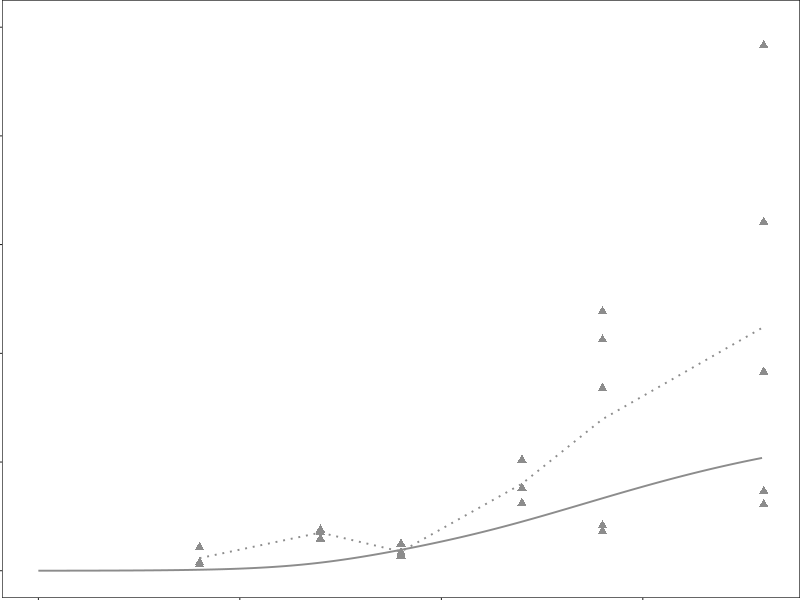
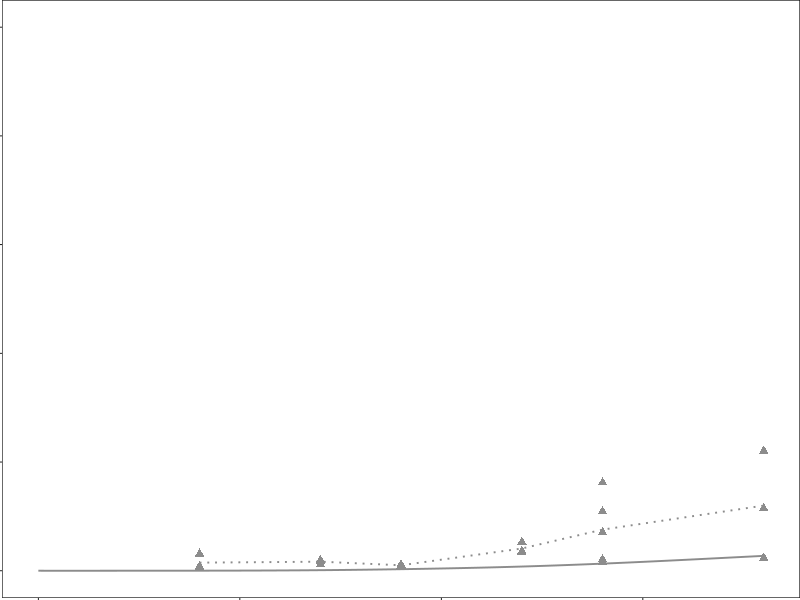
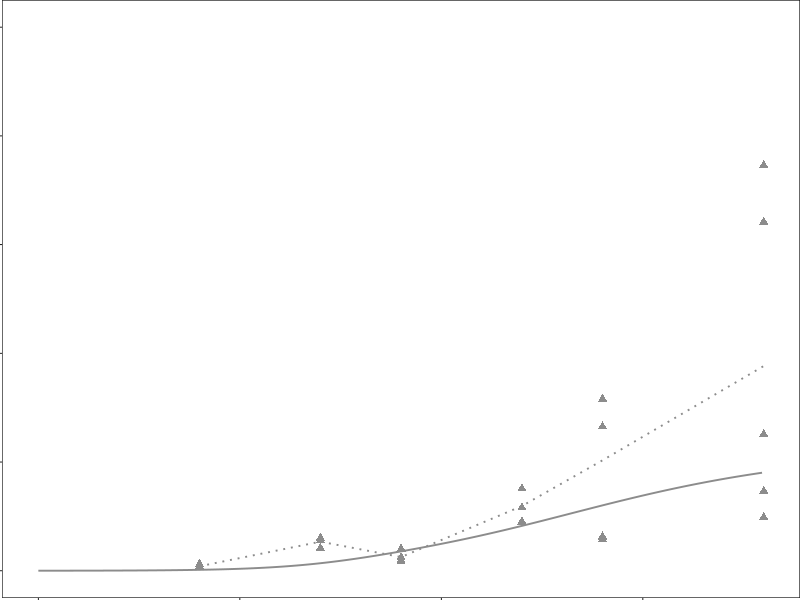
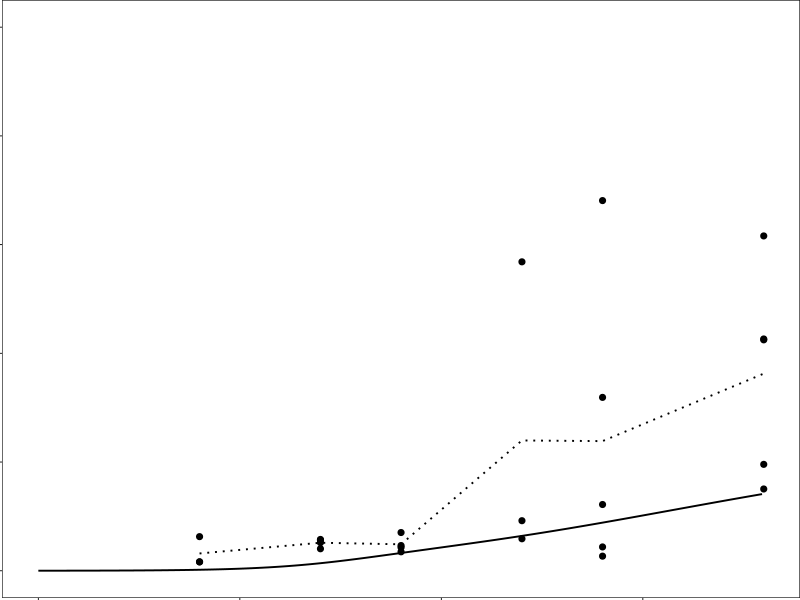
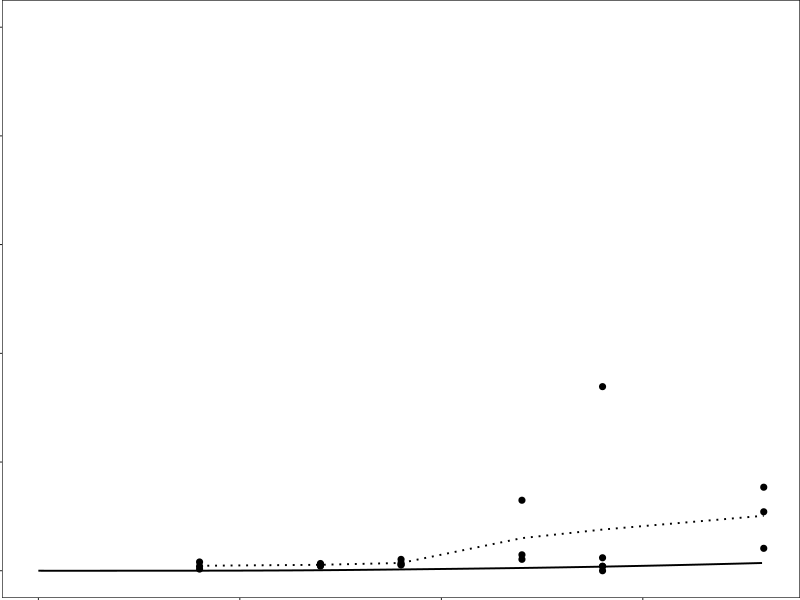
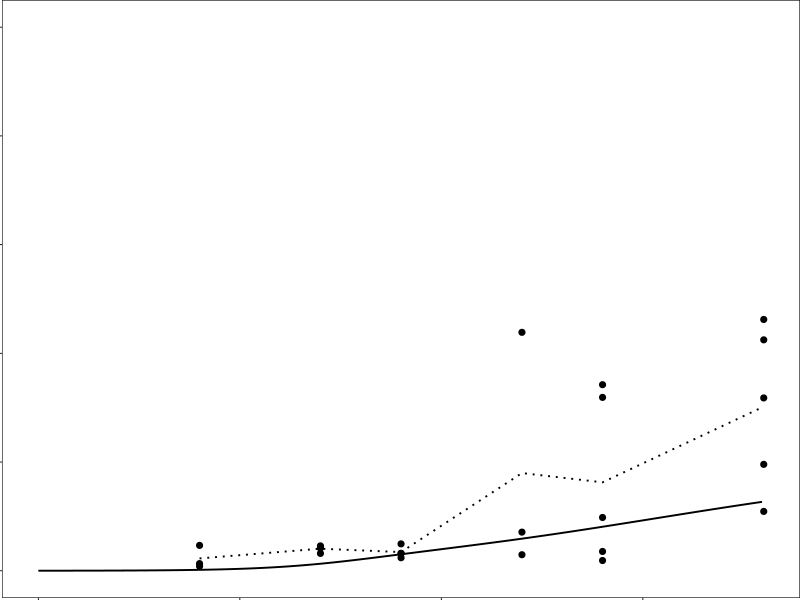
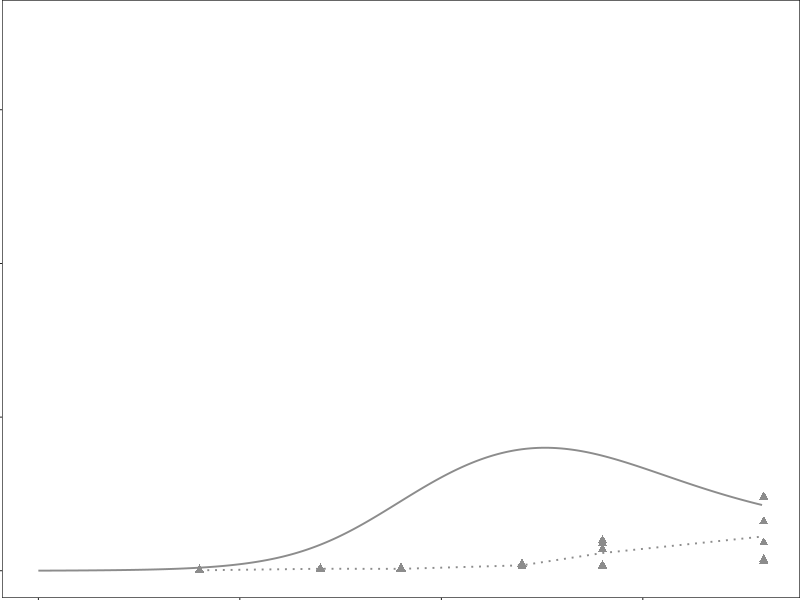
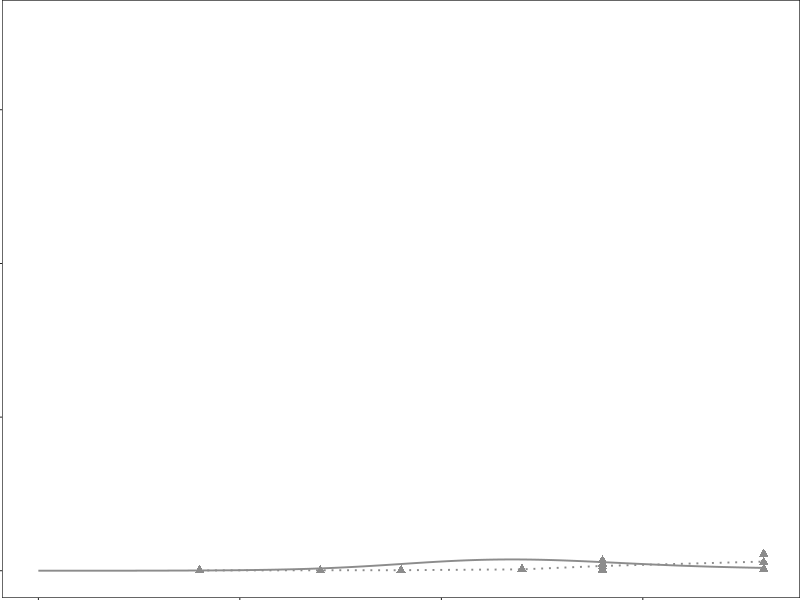

These charts were generated, in order, by the following R code:
#====================================================================
# LIBRARIES + DATA
#====================================================================
library(ggplot2)

ModeldataWT = read.csv("../../Data/ModelOutputWT_final.csv")
ModeldataKO = read.csv("../../Data/ModelOutputKO_final.csv")
WTData = read.csv("../../RawData/ActivatedWTSpleen.csv")
ProlWTData = read.csv("../../RawData/WTProl.csv")
KOData = read.csv("../../RawData/ActivatedKOSpleen.csv")
ProlKOData = read.csv("../../RawData/KOProl.csv")

max(KOData$ActivatedCD4CT)

WTData$hours = WTData$hours / 24
KOData$hours = KOData$hours / 24
ProlWTData$hours = ProlWTData$hours / 24
ProlKOData$hours = ProlKOData$hours / 24

colnames(ModeldataWT) = c("NaiveCT", "ActTCT", "TregCT", "ThyNaive", "ActTNaive", "ThyTregs",
                          "TregNaive", "ProlNaive", "ProlActT", "ProlTreg", "IL-2", "ThymWeigth")
colnames(ModeldataKO) = c("NaiveCT", "ActTCT", "TregCT", "ThyNaive", "ActTNaive", "ThyTregs",
                          "TregNaive", "ProlNaive", "ProlActT", "ProlTreg", "IL-2", "ThymWeigth")

ModeldataWT$time = 0:431
ModeldataKO$time = 0:431
ModeldataWT$time = ModeldataWT$time / 24
ModeldataKO$time = ModeldataKO$time / 24

#====================================================================
# COMMON PARAMETERS
#====================================================================
# Plot size (mm)
width_fig  <- 31.39
height_fig <- 25.29

# point & line sizes
dotsize_mm_WT <- 2.06    # WT symbol diameter (mm)
dotsize_mm_KO <- 1.75    # KO symbol diameter (mm)
linewidth_pt  <- 0.655   # line width in pt

# base theme: no labels, no grids, thin box border
small_theme_clean <- theme_minimal(base_size = 6) +
  theme(
    axis.title    = element_blank(),
    axis.text     = element_blank(),
    axis.ticks.x  = element_line(linewidth = 0.3),
    axis.ticks.y  = element_line(linewidth = 0.3),
    panel.grid    = element_blank(),
    panel.background = element_rect(fill="white", color="black", linewidth=0.4),
    plot.background  = element_blank(),
    plot.margin      = margin(0,0,0,0,"mm")
  )

# summary‐line shortcuts
stat_summary_WT <- stat_summary(
  fun       = mean,
  colour    = "#8c8c8cff",
  geom      = "line",
  linetype  = "dotted",
  size      = linewidth_pt
)
stat_summary_KO <- stat_summary(
  fun       = mean,
  colour    = "black",
  geom      = "line",
  linetype  = "dotted",
  size      = linewidth_pt
)

# point shortcuts
geom_point_WT <- geom_point(shape=17, size=dotsize_mm_WT, colour="#8c8c8cff")
geom_point_KO <- geom_point(size=dotsize_mm_KO, colour="black")

# y‐axis scales (per major population)
scale_y_Naive <- scale_y_continuous(
  limits = c(0,5e6),
  breaks = seq(0,5e6,1e6),
  labels = 0:5
)
scale_y_ActT  <- scale_y_continuous(limits = c(0,7075000))
scale_y_Treg  <- scale_y_continuous(
  limits = c(0,1.05e6),
  breaks = c(0,2e5,4e5,6e5,8e5,1e6),
  labels = c(0,2,5,6,8,10)
)

# base output folder
base_dir <- "../../Plots/Figure3/IndividualPlots"

#====================================================================
# NAIVE T-CELL PANELS
#====================================================================
## WT
# -- Total Naive
p <- ggplot(WTData, aes(hours, NaiveCT)) +
  geom_line(data=ModeldataWT,
            aes(time, NaiveCT),
            colour="#8c8c8cff",
            size=linewidth_pt) +
  geom_point_WT +
  stat_summary_WT +
  small_theme_clean +
  scale_y_Naive
ggsave(
  file.path(base_dir,"Naive","WT","NaiveCTWT.pdf"),
  plot   = p, width=width_fig, height=height_fig, units="mm", dpi=300
)

# -- Proliferating Naive
p <- ggplot(ProlWTData, aes(hours, NaiveProlCT)) +
  geom_line(data=ModeldataWT,
            aes(time, ProlNaive),
            colour="#8c8c8cff",
            size=linewidth_pt) +
  geom_point_WT +
  stat_summary_WT +
  small_theme_clean +
  scale_y_Naive
ggsave(
  file.path(base_dir,"Naive","WT","ProlNaiveWT.pdf"),
  plot   = p, width=width_fig, height=height_fig, units="mm", dpi=300
)

# -- Thymic Naive
p <- ggplot(WTData, aes(hours, ThymicNaive)) +
  geom_line(data=ModeldataWT,
            aes(time, ThyNaive),
            colour="#8c8c8cff",
            size=linewidth_pt) +
  geom_point_WT +
  stat_summary_WT +
  small_theme_clean +
  scale_y_Naive
ggsave(
  file.path(base_dir,"Naive","WT","ThymicNaiveWT.pdf"),
  plot   = p, width=width_fig, height=height_fig, units="mm", dpi=300
)

## KO
# -- Total Naive
p <- ggplot(KOData, aes(hours, NaiveCT)) +
  geom_line(data=ModeldataKO,
            aes(time, NaiveCT),
            colour="black",
            size=linewidth_pt) +
  geom_point_KO +
  stat_summary_KO +
  small_theme_clean +
  scale_y_Naive
ggsave(
  file.path(base_dir,"Naive","IL2KO","NaiveCTKO.pdf"),
  plot   = p, width=width_fig, height=height_fig, units="mm", dpi=300
)

# -- Proliferating Naive
p <- ggplot(ProlKOData, aes(hours, NaiveProlCT)) +
  geom_line(data=ModeldataKO,
            aes(time, ProlNaive),
            colour="black",
            size=linewidth_pt) +
  geom_point_KO +
  stat_summary_KO +
  small_theme_clean +
  scale_y_Naive
ggsave(
  file.path(base_dir,"Naive","IL2KO","ProlNaiveKO.pdf"),
  plot   = p, width=width_fig, height=height_fig, units="mm", dpi=300
)

# -- Thymic Naive
p <- ggplot(KOData, aes(hours, ThymicNaive)) +
  geom_line(data=ModeldataKO,
            aes(time, ThyNaive),
            colour="black",
            size=linewidth_pt) +
  geom_point_KO +
  stat_summary_KO +
  small_theme_clean +
  scale_y_Naive
ggsave(
  file.path(base_dir,"Naive","IL2KO","ThymicNaiveKO.pdf"),
  plot   = p, width=width_fig, height=height_fig, units="mm", dpi=300
)


#====================================================================
# ACTIVATED T-CELL PANELS (ActT)
#====================================================================
## WT
# -- Total Activated
p <- ggplot(WTData, aes(hours, ActivatedCD4CT)) +
  geom_line(data=ModeldataWT,
            aes(time, ActTCT),
            colour="#8c8c8cff",
            size=linewidth_pt) +
  geom_point_WT +
  stat_summary_WT +
  small_theme_clean +
  scale_y_ActT
ggsave(
  file.path(base_dir,"ActT","WT","TotalActTWT.pdf"),
  plot   = p, width=width_fig, height=height_fig, units="mm", dpi=300
)

# -- Proliferating Activated
p <- ggplot(ProlWTData, aes(hours, ActivatedProlCT)) +
  geom_line(data=ModeldataWT,
            aes(time, ProlActT),
            colour="#8c8c8cff",
            size=linewidth_pt) +
  geom_point_WT +
  stat_summary_WT +
  small_theme_clean +
  scale_y_ActT
ggsave(
  file.path(base_dir,"ActT","WT","ProlActTWT.pdf"),
  plot   = p, width=width_fig, height=height_fig, units="mm", dpi=300
)

# -- Naive‐Derived Activated
p <- ggplot(WTData, aes(hours, ActivatedNaiveCT)) +
  geom_line(data=ModeldataWT,
            aes(time, ActTNaive),
            colour="#8c8c8cff",
            size=linewidth_pt) +
  geom_point_WT +
  stat_summary_WT +
  small_theme_clean +
  scale_y_ActT
ggsave(
  file.path(base_dir,"ActT","WT","NaiveActTWT.pdf"),
  plot   = p, width=width_fig, height=height_fig, units="mm", dpi=300
)

## KO
# -- Total Activated
p <- ggplot(KOData, aes(hours, ActivatedCD4CT)) +
  geom_line(data=ModeldataKO,
            aes(time, ActTCT),
            colour="black",
            size=linewidth_pt) +
  geom_point_KO +
  stat_summary_KO +
  small_theme_clean +
  scale_y_ActT
ggsave(
  file.path(base_dir,"ActT","IL2KO","TotalActTKO.pdf"),
  plot   = p, width=width_fig, height=height_fig, units="mm", dpi=300
)

# -- Proliferating Activated
p <- ggplot(ProlKOData, aes(hours, ActivatedProlCT)) +
  geom_line(data=ModeldataKO,
            aes(time, ProlActT),
            colour="black",
            size=linewidth_pt) +
  geom_point_KO +
  stat_summary_KO +
  small_theme_clean +
  scale_y_ActT
ggsave(
  file.path(base_dir,"ActT","IL2KO","ProlActTKO.pdf"),
  plot   = p, width=width_fig, height=height_fig, units="mm", dpi=300
)

# -- Naive‐Derived Activated
p <- ggplot(KOData, aes(hours, ActivatedNaiveCT)) +
  geom_line(data=ModeldataKO,
            aes(time, ActTNaive),
            colour="black",
            size=linewidth_pt) +
  geom_point_KO +
  stat_summary_KO +
  small_theme_clean +
  scale_y_ActT
ggsave(
  file.path(base_dir,"ActT","IL2KO","NaiveActTKO.pdf"),
  plot   = p, width=width_fig, height=height_fig, units="mm", dpi=300
)


#====================================================================
# REGULATORY T-CELL PANELS (Treg)
#====================================================================
## WT
# -- Total Tregs
p <- ggplot(WTData, aes(hours, X4TregCT)) +
  geom_line(data=ModeldataWT,
            aes(time, TregCT),
            colour="#8c8c8cff",
            size=linewidth_pt) +
  geom_point_WT +
  stat_summary_WT +
  small_theme_clean +
  scale_y_Treg
ggsave(
  file.path(base_dir,"Treg","WT","TregCTWT.pdf"),
  plot   = p, width=width_fig, height=height_fig, units="mm", dpi=300
)

# -- Thymic‐Derived Tregs
p <- ggplot(WTData, aes(hours, ThymicDerivedTregsCT)) +
  geom_line(data=ModeldataWT,
            aes(time, ThyTregs),
            colour="#8c8c8cff",
            size=linewidth_pt) +
  geom_point_WT +
  stat_summary_WT +
  small_theme_clean +
  scale_y_Treg
ggsave(
  file.path(base_dir,"Treg","WT","ThymicTregWT.pdf"),
  plot   = p, width=width_fig, height=height_fig, units="mm", dpi=300
)

# -- Naive‐Derived Tregs
p <- ggplot(WTData, aes(hours, NaiveDerivedTregsCT)) +
  geom_line(data=ModeldataWT,
            aes(time, TregNaive),
            colour="#8c8c8cff",
            size=linewidth_pt) +
  geom_point_WT +
  stat_summary_WT +
  small_theme_clean +
  scale_y_Treg
ggsave(
  file.path(base_dir,"Treg","WT","NaiveTregWT.pdf"),
  plot   = p, width=width_fig, height=height_fig, units="mm", dpi=300
)

# -- Proliferating Tregs
p <- ggplot(ProlWTData, aes(hours, X4TregProlCT)) +
  geom_line(data=ModeldataWT,
            aes(time, ProlTreg),
            colour="#8c8c8cff",
            size=linewidth_pt) +
  geom_point_WT +
  stat_summary_WT +
  small_theme_clean +
  scale_y_Treg
ggsave(
  file.path(base_dir,"Treg","WT","ProlTregWT.pdf"),
  plot   = p, width=width_fig, height=height_fig, units="mm", dpi=300
)

## KO
# -- Total Tregs
p <- ggplot(KOData, aes(hours, X4TregCT)) +
  geom_line(data=ModeldataKO,
            aes(time, TregCT),
            colour="black",
            size=linewidth_pt) +
  geom_point_KO +
  stat_summary_KO +
  small_theme_clean +
  scale_y_Treg
ggsave(
  file.path(base_dir,"Treg","IL2KO","TregCTKO.pdf"),
  plot   = p, width=width_fig, height=height_fig, units="mm", dpi=300
)

# -- Thymic‐Derived Tregs
p <- ggplot(KOData, aes(hours, ThymicDerivedTregsCT)) +
  geom_line(data=ModeldataKO,
            aes(time, ThyTregs),
            colour="black",
            size=linewidth_pt) +
  geom_point_KO +
  stat_summary_KO +
  small_theme_clean +
  scale_y_Treg
ggsave(
  file.path(base_dir,"Treg","IL2KO","ThymicTregKO.pdf"),
  plot   = p, width=width_fig, height=height_fig, units="mm", dpi=300
)

# -- Naive‐Derived Tregs
p <- ggplot(KOData, aes(hours, NaiveDerivedTregsCT)) +
  geom_line(data=ModeldataKO,
            aes(time, TregNaive),
            colour="black",
            size=linewidth_pt) +
  geom_point_KO +
  stat_summary_KO +
  small_theme_clean +
  scale_y_Treg
ggsave(
  file.path(base_dir,"Treg","IL2KO","NaiveTregKO.pdf"),
  plot   = p, width=width_fig, height=height_fig, units="mm", dpi=300
)

# -- Proliferating Tregs
p <- ggplot(ProlKOData, aes(hours, X4TregProlCT)) +
  geom_line(data=ModeldataKO,
            aes(time, ProlTreg),
            colour="black",
            size=linewidth_pt) +
  geom_point_KO +
  stat_summary_KO +
  small_theme_clean +
  scale_y_Treg
ggsave(
  file.path(base_dir,"Treg","IL2KO","ProlTregKO.pdf"),
  plot   = p, width=width_fig, height=height_fig, units="mm", dpi=300
)